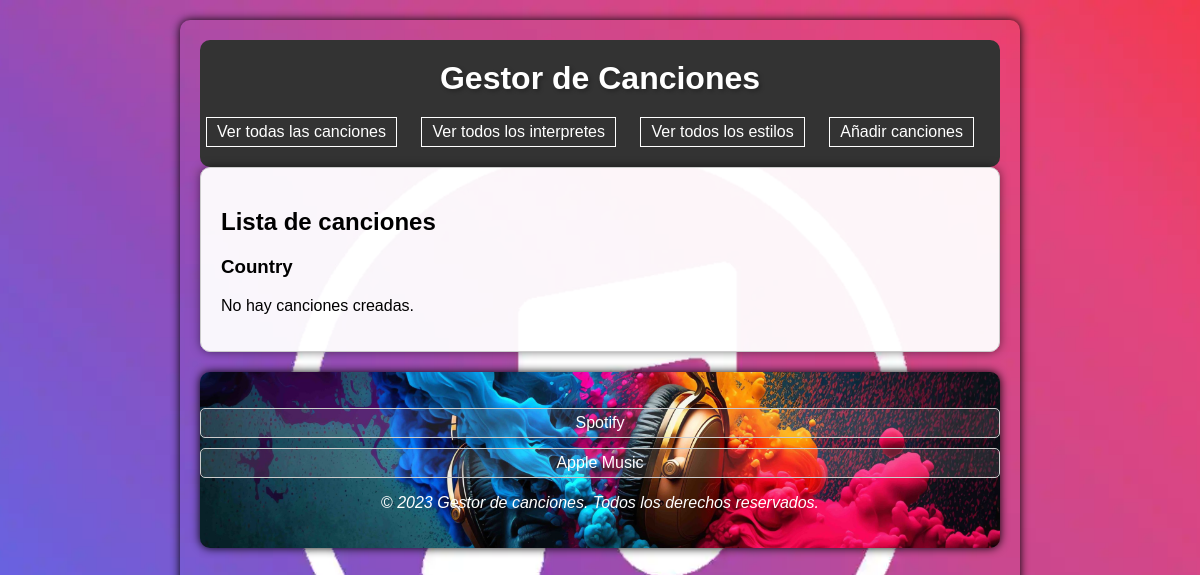
/estilos/11/canciones, run on an earlier commit of the app's database.
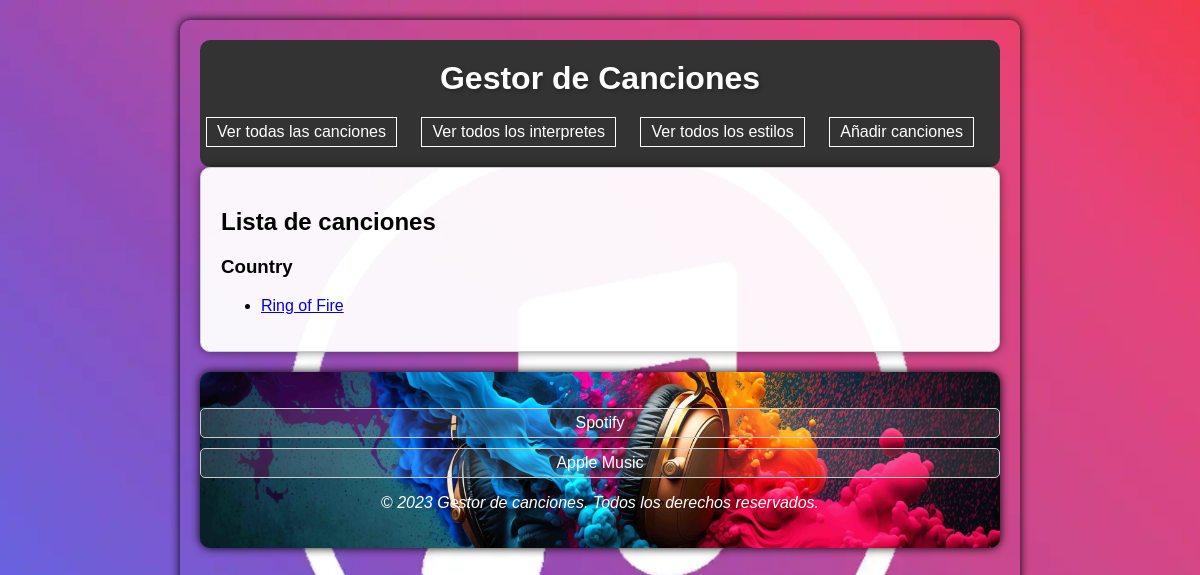
And on a later commit of the database.
### appTop100/models.py (models this page shows, shortened)
class Cancion(models.Model):
    titulo = models.CharField(max_length=50)
    estilo = models.ForeignKey(Estilo, on_delete=models.CASCADE)
    interpretes = models.ManyToManyField(Interprete)
    fecha_lanzamiento = models.DateField(default=None, null=True)
    duracion = models.IntegerField(default=0)
    posicion = models.IntegerField(default=0)

### appTop100/views.py (the view)
# urls.py: path('estilos/<int:estilo_id>/canciones', views.index_canciones.as_view(), name='canciones'),
class index_canciones(ListView):
    model = Cancion
    template_name = 'canciones.html'
    context_object_name = 'canciones'
    def get_queryset(self):
        estilo_id = self.kwargs['estilo_id']
        estilo = get_object_or_404(Estilo, pk=estilo_id)
        return estilo.cancion_set.all()
    def get_context_data(self, **kwargs):
        context = super().get_context_data(**kwargs)
        estilo_id = self.kwargs['estilo_id']
        estilo = get_object_or_404(Estilo, pk=estilo_id)
        context['estilo'] = estilo
        return context

### appTop100/templates/canciones.html (shortened to what this page needs)
{% extends "base.html" %}
{% block contenido %}
<h2>Lista de canciones</h2>
<h3>{{ estilo.nombre }}</h3>
{% if canciones %}
	<ul>
	{% for c in canciones %}
		<li>
                    <a href="{% url 'cancion' c.id %}">{{ c.titulo}}</a>
		</li>
	{% endfor %}
	</ul>
{% else %}
<p>No hay canciones creadas.</p>
{% endif %}
{% endblock %}

What changed in the data, as far as the page shows it:
added Cancion: titulo "Ring of Fire"
Also different on the page:
text no longer shown: "No hay canciones creadas."
